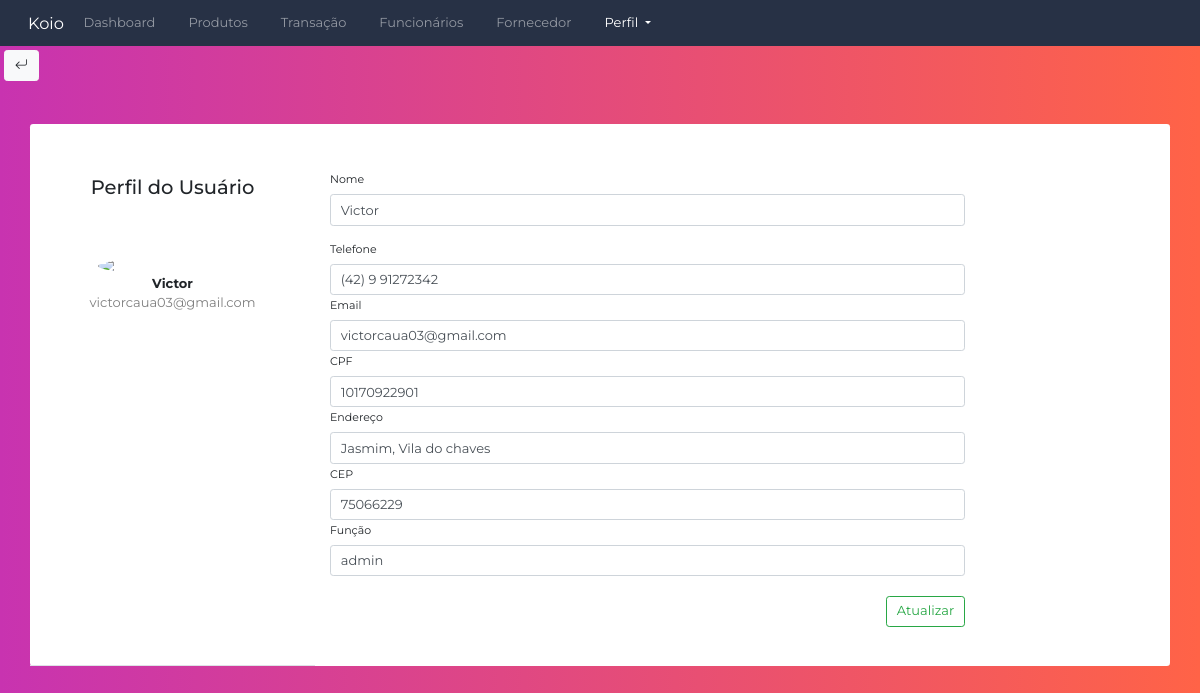
Screenshot of /telainicial/EditarPerfil/ (signed in) with the database file from the repository.
### CRUDfuncionario/models.py (models this page shows, shortened)
class Funcionario(AbstractUser):
    idFuncionario = models.AutoField(primary_key=True)
    nivelDeAcesso = models.IntegerField(default=1)
    enderecoFuncionario = models.CharField(max_length=30)
    CPF = CPFField('CPF',default='000.000.000-0',validators=[valida_cpf])
    CEP = models.CharField(max_length=8)
    telefone = models.CharField(max_length=20)
    funcao = models.CharField(max_length=30)
    username = models.CharField(max_length=30,default='default_username', unique=True,
                                validators=[valida_texto])
    password = models.CharField(max_length=100, default='default_password')
    email = models.EmailField(unique=True, default='daniel@gmail.com',
                              validators = [EmailValidator(message="Insira um endereco de email valído")])
    def __init__(self, *args: Any, **kwargs: Any) -> None:
        super().__init__(*args, **kwargs)

### login/views.py (the view)
# urls.py: path('EditarPerfil/', Perfil_view, name='perfil'),
def Perfil_view(request):
    user_id =request.session.get('user_id')
    user = Funcionario.objects.get(idFuncionario=user_id)
    return render(request, 'perfil.html', {"user":user})

### login/templates/perfil.html (shortened to what this page needs)
{% extends 'navbar.html' %}
{% load static %}
{% block extra_css %}
<link rel="stylesheet" type="text/css" href="{% static 'css/perfil.css' %}">
<link rel="stylesheet" href="https://cdn.jsdelivr.net/npm/bootstrap@4.6.1/dist/css/bootstrap.min.css">
{% endblock %}
{% block content %}
<button onclick="history.back(); return false;" class="btn btn-light" style="margin: 4px">
    <i class="bi bi-arrow-return-left"></i>
</button>
<div class="container rounded bg-white mt-5 mb-5 ">
    <div class="row">
      <div class="col-12 col-md-3 border-bottom border-md-right py-3 py-md-5">
        <div class="d-flex flex-column align-items-center text-center">
            <div class="d-flex justify-content-between align-items-center mb-3 mt-3">
                <h4 class="text-right">Perfil do Usuário</h4>
            </div>
          <img class="rounded-circle mt-5" width="150px" src="https://st3.depositphotos.com/15648834/17930/v/600/depositphotos_179308454-stock-illustration-unknown-person-silhouette-glasses-profile.jpg">
          <span class="font-weight-bold">{{ user.username }}</span>
          <span class="text-black-50">{{ user.email }}</span>
        </div>
      </div>
      <div class="col-12 col-md-7 py-3 py-md-5">
        <form action="{% url 'atualizar_perfil' user.idFuncionario %}" class="editar-form" method="POST">
          <div class="row mt-2">
            <div class="col-12">
              <label class="labels">Nome</label>
              <input type="text" class="form-control" id="username" name="username" value="{{ user.username }}">
            </div>
          </div>
          <div class="row mt-3">
            <div class="col-12">
              <label class="labels">Telefone</label>
              <input type="text" class="form-control" id="telefone" name="telefone" value="{{ user.telefone }}">
            </div>
            <div class="col-12">
              <label class="labels">Email</label>
              <input type="email" class="form-control" id="email" name="email" value="{{ user.email }}">
            </div>
            <div class="col-12">
              <label class="labels">CPF</label>
              <input type="text" class="form-control" id="CPF" name="CPF" value="{{ user.CPF }}">
            </div>
            <div class="col-12">
              <label class="labels">Endereço</label>
              <input type="text" class="form-control" id="enderecoFuncionario" name="enderecoFuncionario" value="{{ user.enderecoFuncionario }}">
            </div>
            <div class="col-12">
              <label class="labels">CEP</label>
              <input type="text" class="form-control" id="CEP" name="CEP" value="{{ user.CEP }}">
            </div>
            <div class="col-12">
              <label class="labels">Função</label>
              <input type="text" class="form-control" id="funcao" name="funcao" value="{{user.funcao}}">
            </div>
          </div>
          <div class="mt-4 text-right">
            <button class="btn btn-outline-success" type="submit">Atualizar</button>
        </div>
        </form>
      </div>
    </div>
  </div>
{% endblock %}

### Static/css/base.css (style rules this page uses)
* { font-family: 'Montserrat', sans-serif; font-size: 13px; }

### login/Static/css/perfil.css (style rules this page uses)
body { background: linear-gradient(to right, rgba(200, 51, 176), rgba(255, 99, 71)); }
.labels { font-size: 11px }

### rows the page displays
Funcionario: username "Victor", email "victorcaua03@gmail.com", telefone "(42) 9 91272342", CPF "10170922901", enderecoFuncionario "Jasmim, Vila do chaves", CEP "75066229", funcao "admin"
